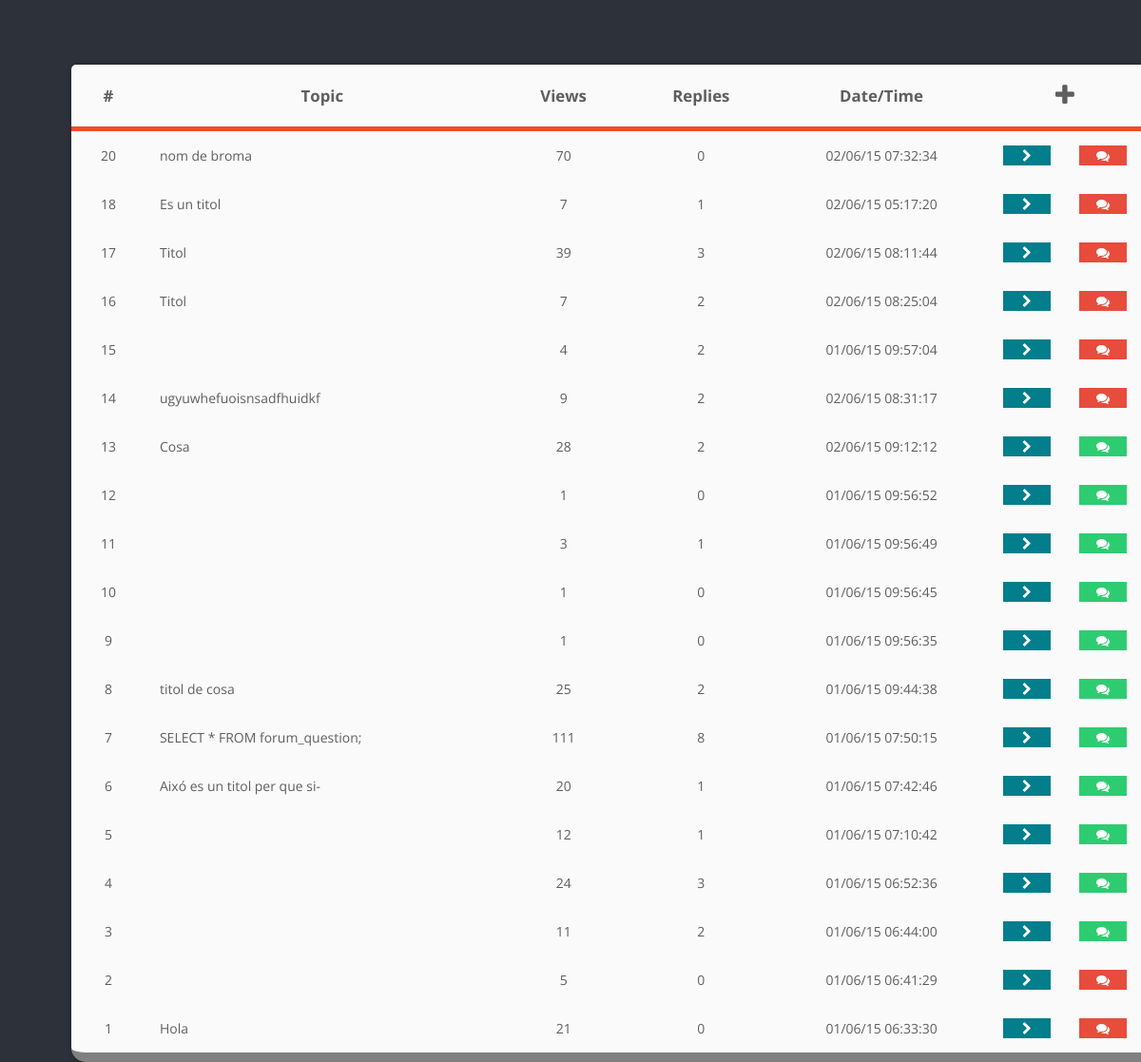
The app's page /forum/main_forum.php with its own data.
### tables this page shows
CREATE TABLE IF NOT EXISTS `forum_question` (
  `id` int(4) NOT NULL,
  `id_team` int(11) NOT NULL,
  `open` tinyint(1) NOT NULL DEFAULT '1',
  `topic` varchar(255) NOT NULL DEFAULT '',
  `detail` longtext NOT NULL,
  `name` varchar(65) NOT NULL DEFAULT '',
  `email` varchar(65) NOT NULL DEFAULT '',
  `datetime` varchar(25) NOT NULL DEFAULT '',
  `view` int(4) NOT NULL DEFAULT '0',
  `reply` int(4) NOT NULL DEFAULT '0'
);

### forum/functions.php (the view, shortened to what this page needs)
<?php
	function head($title){?>
		<head>
	    <link rel="stylesheet" type="text/css" href="../includes/css/normalize.css">
	    <link rel="stylesheet" type="text/css" href="../includes/css/jquery-ui-1.11.4/jquery-ui.css">
	    <link rel="stylesheet" type="text/css" href="forum.css" />
	    <link rel="stylesheet" type="text/css" href="../includes/css/style.css" />
	    <link rel="stylesheet" type="text/css" href="../includes/fonts/font-awesome/css/font-awesome.min.css">
	    <link rel="stylesheet" type="text/css" href="../includes/datetimepicker/jquery.datetimepicker.css"/>
		</head><?php
	}
	function mainForum($conn){
		?>
		<table>
			<tr>
				<th class="center">#</th>
				<th>Topic</th>
				<th class="center">Views</th>
				<th class="center">Replies</th>
				<th>Date/Time</th>
				<th colspan="2" class="add"><a class="addTopic" href="create_topic.php"><i class="fa fa-plus"></i></a></th>
			</tr>
		<?php
		$sql="SELECT * FROM forum_question ORDER BY id DESC";
		$result=$conn->query($sql);
		$rows=$result->fetchAll(PDO::FETCH_OBJ);
		foreach ($rows as $row){
		?>
			<tr>
				<form action="view_topic.php" method="POST">
				<td class="center"><?php echo $row->id; ?></td>
				<td><?php echo $row->topic; ?><br></td>
				<td class="center"><?php echo $row->view; ?></td>
				<td class="center"><?php echo $row->reply; ?></td>
				<td class="center"><?php echo $row->datetime; ?></td>
				<td class="center options"><button class="enter" type="submit"><i class="fa fa-chevron-right"></i></button></td>
				</form>
				<?php if($row->open){ ?>
				<form action="close_topic.php" method="POST">
				<td class="center options"><button class="visible" type="submit"><i class="fa fa-comments"></i></button></td>
				</form>
				<?php } else { ?>
				<form action="open_topic.php" method="POST">
				<td class="center options"><button class="delete" type="submit"><i class="fa fa-comments"></i></button></td>
				</form>
				<?php } ?>
			</tr>
		<?php
		}
		?>
		</table>
		<?php
	}
		?>

### forum/main_forum.php (shortened to what this page needs)
<?php
	require('db.inc.php');
	require('functions.php');
?>
<!DOCTYPE html>
<html>
<?php head("Forum"); ?>
<body>
	<div class="panel">
		<?php
			mainForum($conn);
		?>
	</div>
</body>
</html>

### forum/forum.css (style rules this page uses)
* { margin: 0; padding: 0; box-sizing: border-box; font-family: 'Open Sans', sans-serif; }
html { height: 100%; }
body { color: #5e5e5e; font: 400 87.5%/1.5em 'Open Sans', sans-serif; background-color: #2C313A; position: relative; height: 100%; overflow-x: hidden; }
a { color: inherit; }
table { width: 100%; border-collapse: collapse; }
table tr:first-child th { border-bottom: 5px solid rgb(242, 76, 39); padding: 20px; font-size: 1.2em; }
table tr td { padding: 15px; }
.options { width: 80px; }
.enter, .delete, .visible { width: 100%; height: 100%; border: 0; color: white; outline: none; transition: background 0.3s ease-in-out; }
.enter { background-color: rgb(3, 126, 140); }
.delete { background-color: rgb(231, 76, 60); }
.visible { background-color: rgb(46, 204, 113) }
.addTopic { display: block; width: 100%; height: 100%; font-size: 1.5em; }
.panel { padding: 0 !important; overflow: hidden; }

### includes/css/style.css (style rules this page uses)
* { margin: 0; padding: 0; box-sizing: border-box; font-family: 'Open Sans', sans-serif; }
html { height: 100%; }
body { color: #5e5e5e; font: 400 87.5%/1.5em 'Open Sans', sans-serif; background-color: #2C313A; position: relative; height: 100%; overflow-x: hidden; }
a { color: inherit; }
.center { text-align: center; }
div.panel { position: absolute; z-index: 1; left: 75px; top: 48px; min-height: 85vh; margin: 20px 0 20px 0px; padding: 20px 20px 15px 20px; height: auto; background-color: rgb(250, 250, 250); border-bottom: 10px solid gray; float: left; box-shadow: 0px 0px 5px rgba(0,0,0,0.3); border-radius: 5px 0px 0px 15px; }

### records on screen
forum_question: id "20", topic "nom de broma", view "70", reply "0", datetime "02/06/15 07:32:34"
forum_question: id "18", topic "Es un titol", view "7", reply "1", datetime "02/06/15 05:17:20"
forum_question: id "17", topic "Titol", view "39", reply "3", datetime "02/06/15 08:11:44"
forum_question: id "16", topic "Titol", view "7", reply "2", datetime "02/06/15 08:25:04"
forum_question: id "15", view "4", reply "2", datetime "01/06/15 09:57:04"
forum_question: id "14", topic "ugyuwhefuoisnsadfhuidkf", view "9", reply "2", datetime "02/06/15 08:31:17"
forum_question: id "13", topic "Cosa", view "28", reply "2", datetime "02/06/15 09:12:12"
forum_question: id "12", view "1", reply "0", datetime "01/06/15 09:56:52"
forum_question: id "11", view "3", reply "1", datetime "01/06/15 09:56:49"
forum_question: id "10", view "1", reply "0", datetime "01/06/15 09:56:45"
forum_question: id "9", view "1", reply "0", datetime "01/06/15 09:56:35"
forum_question: id "8", topic "titol de cosa", view "25", reply "2", datetime "01/06/15 09:44:38"
forum_question: id "7", topic "SELECT * FROM forum_question;", view "111", reply "8", datetime "01/06/15 07:50:15"
forum_question: id "6", topic "Aixó es un titol per que si-", view "20", reply "1", datetime "01/06/15 07:42:46"
forum_question: id "5", view "12", reply "1", datetime "01/06/15 07:10:42"
forum_question: id "4", view "24", reply "3", datetime "01/06/15 06:52:36"
forum_question: id "3", view "11", reply "2", datetime "01/06/15 06:44:00"
forum_question: id "2", view "5", reply "0", datetime "01/06/15 06:41:29"
forum_question: id "1", topic "Hola", view "21", reply "0", datetime "01/06/15 06:33:30"
